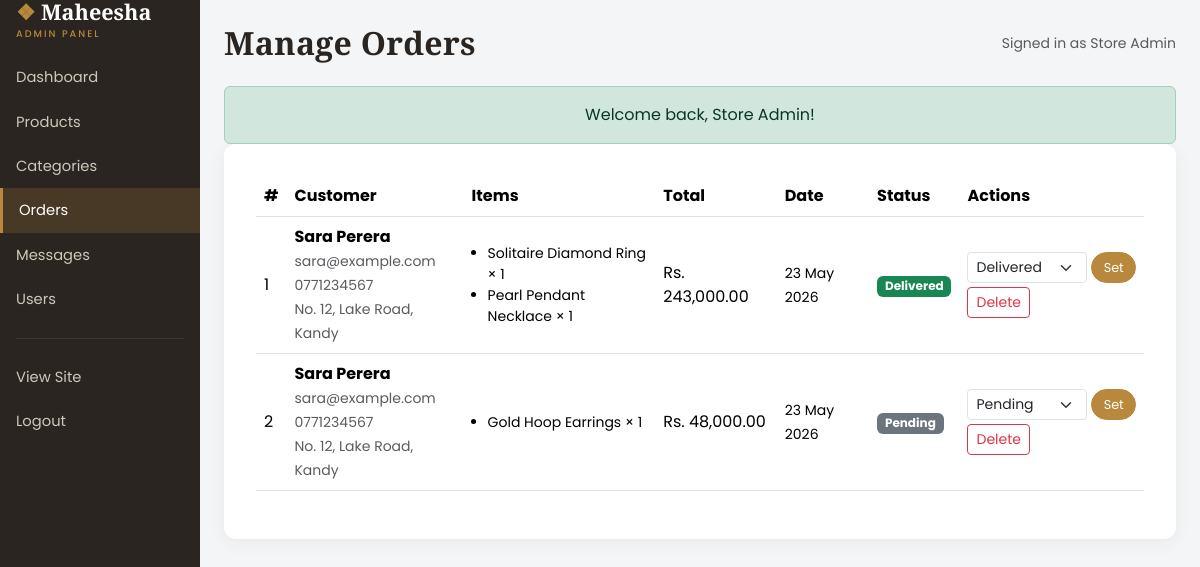
The app's page /admin/orders.php (signed in) with its own data.
### tables this page shows
CREATE TABLE orders (
    id            INT AUTO_INCREMENT PRIMARY KEY,
    user_id       INT DEFAULT NULL,
    customer_name VARCHAR(120)  NOT NULL,
    email         VARCHAR(150)  NOT NULL,
    phone         VARCHAR(30)   NOT NULL,
    address       VARCHAR(255)  NOT NULL,
    total         DECIMAL(10,2) NOT NULL DEFAULT 0.00,
    status        ENUM('Pending','Processing','Shipped','Delivered','Cancelled')
                  NOT NULL DEFAULT 'Pending',
    created_at    TIMESTAMP DEFAULT CURRENT_TIMESTAMP,
    FOREIGN KEY (user_id) REFERENCES users(id) ON DELETE SET NULL
);

CREATE TABLE order_items (
    id         INT AUTO_INCREMENT PRIMARY KEY,
    order_id   INT NOT NULL,
    product_id INT DEFAULT NULL,
    name       VARCHAR(150)  NOT NULL,
    quantity   INT           NOT NULL DEFAULT 1,
    price      DECIMAL(10,2) NOT NULL DEFAULT 0.00,
    FOREIGN KEY (order_id)   REFERENCES orders(id)   ON DELETE CASCADE,
    FOREIGN KEY (product_id) REFERENCES products(id) ON DELETE SET NULL
);

### admin/orders.php (the view, shortened to what this page needs)
<?php
require_once __DIR__ . '/../includes/functions.php';
$statuses = ['Pending', 'Processing', 'Shipped', 'Delivered', 'Cancelled'];
$orders = $pdo->query('SELECT * FROM orders ORDER BY created_at DESC')->fetchAll();
$items = [];
if ($orders) {
    $ids   = array_column($orders, 'id');
    $marks = implode(',', array_fill(0, count($ids), '?'));
    $stmt  = $pdo->prepare("SELECT * FROM order_items WHERE order_id IN ($marks)");
    $stmt->execute($ids);
    foreach ($stmt->fetchAll() as $row) {
        $items[$row['order_id']][] = $row;
    }
}
$statusColors = [
    'Pending' => 'secondary', 'Processing' => 'info', 'Shipped' => 'primary',
    'Delivered' => 'success', 'Cancelled' => 'danger',
];
require __DIR__ . '/includes/admin_header.php';
?>
<div class="panel">
    <?php if (empty($orders)): ?>
        <p class="text-muted mb-0">No orders have been placed yet.</p>
    <?php else: ?>
        <div class="table-responsive">
            <table class="table align-middle">
                <thead>
                    <tr><th>#</th><th>Customer</th><th>Items</th><th>Total</th>
                        <th>Date</th><th>Status</th><th>Actions</th></tr>
                </thead>
                <tbody>
                <?php foreach ($orders as $o): ?>
                    <tr>
                        <td><?= (int) $o['id'] ?></td>
                        <td>
                            <strong><?= e($o['customer_name']) ?></strong><br>
                            <small class="text-muted"><?= e($o['email']) ?><br><?= e($o['phone']) ?></small><br>
                            <small class="text-muted"><?= e($o['address']) ?></small>
                        </td>
                        <td>
                            <ul class="small mb-0 ps-3">
                                <?php foreach ($items[$o['id']] ?? [] as $it): ?>
                                    <li><?= e($it['name']) ?> &times; <?= (int) $it['quantity'] ?></li>
                                <?php endforeach; ?>
                            </ul>
                        </td>
                        <td><?= money($o['total']) ?></td>
                        <td><small><?= e(date('d M Y', strtotime($o['created_at']))) ?></small></td>
                        <td>
                            <span class="badge bg-<?= $statusColors[$o['status']] ?? 'secondary' ?>">
                                <?= e($o['status']) ?>
                            </span>
                        </td>
                        <td>
                            <form method="post" action="orders.php" class="d-flex gap-1 mb-1">
                                <select name="status" class="form-select form-select-sm" style="width:120px">
                                    <?php foreach ($statuses as $s): ?>
                                        <option value="<?= $s ?>" <?= $o['status'] === $s ? 'selected' : '' ?>>
                                            <?= $s ?>
                                        </option>
                                    <?php endforeach; ?>
                                </select>
                                <button class="btn btn-sm btn-gold" type="submit">Set</button>
                            </form>
                            <a href="orders.php?action=delete&id=<?= (int) $o['id'] ?>"
                               class="btn btn-sm btn-outline-danger"
                               data-confirm="Delete this order permanently?">Delete</a>
                        </td>
                    </tr>
                <?php endforeach; ?>
                </tbody>
            </table>
        </div>
    <?php endif; ?>
</div>
<?php require __DIR__ . '/includes/admin_footer.php'; ?>

### assets/css/style.css (style rules this page uses)
:root { --gold: #b8893d; --gold-dark: #8c6529; --ink: #2a2520; --cream: #faf6ef; --soft: #f1e8d8; }
* { box-sizing: border-box; }
body { font-family: 'Poppins', sans-serif; color: var(--ink); background: var(--cream); }
a { text-decoration: none; }
.btn-gold, .btn-outline-gold { border-radius: 30px; padding: .55rem 1.6rem; transition: .2s; white-space: nowrap; }
.btn-gold { background: var(--gold); border: 1px solid var(--gold); color: #fff; }
.btn-sm.btn-gold, .btn-sm.btn-outline-gold { padding: .25rem .7rem; font-size: .8rem; }
.panel { background: #fff; border-radius: 12px; padding: 2rem; box-shadow: 0 4px 18px rgba(0, 0, 0, .05); }
.admin-body { background: #f4f5f7; }
.table thead { background: var(--ink); color: #fff; }

### records on screen
orders: id "1", customer_name "Sara Perera", email "sara@example.com", phone "0771234567", address "No. 12, Lake Road, Kandy", total "Rs. 243,000.00", created_at "23 May 2026", status "Delivered"
order_items: name "Solitaire Diamond Ring", quantity "1"
order_items: name "Pearl Pendant Necklace", quantity "1"
orders: id "2", customer_name "Sara Perera", email "sara@example.com", phone "0771234567", address "No. 12, Lake Road, Kandy", total "Rs. 48,000.00", created_at "23 May 2026", status "Pending"
order_items: name "Gold Hoop Earrings", quantity "1"

### other values on screen
$pageTitle "Manage Orders"
current_user()['name'] "Store Admin"
$flash['message'] "Welcome back, Store Admin!"
